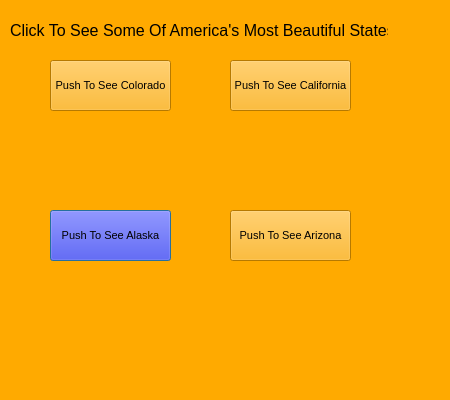
<?xml version="1.0" encoding="UTF-8"?>
<ui version="4.0">
 <class>Dialog</class>
 <widget class="QDialog" name="Dialog">
  <property name="geometry">
   <rect>
    <x>0</x>
    <y>0</y>
    <width>450</width>
    <height>400</height>
   </rect>
  </property>
  <property name="palette">
   <palette>
    <active>
     <colorrole role="WindowText">
      <brush brushstyle="SolidPattern">
       <color alpha="255">
        <red>0</red>
        <green>0</green>
        <blue>0</blue>
       </color>
      </brush>
     </colorrole>
     <colorrole role="Button">
      <brush brushstyle="SolidPattern">
       <color alpha="255">
        <red>255</red>
        <green>170</green>
        <blue>0</blue>
       </color>
      </brush>
     </colorrole>
     <colorrole role="Light">
      <brush brushstyle="SolidPattern">
       <color alpha="255">
        <red>255</red>
        <green>213</green>
        <blue>127</blue>
       </color>
      </brush>
     </colorrole>
     <colorrole role="Midlight">
      <brush brushstyle="SolidPattern">
       <color alpha="255">
        <red>255</red>
        <green>191</green>
        <blue>63</blue>
       </color>
      </brush>
     </colorrole>
     <colorrole role="Dark">
      <brush brushstyle="SolidPattern">
       <color alpha="255">
        <red>127</red>
        <green>85</green>
        <blue>0</blue>
       </color>
      </brush>
     </colorrole>
     <colorrole role="Mid">
      <brush brushstyle="SolidPattern">
       <color alpha="255">
        <red>170</red>
        <green>113</green>
        <blue>0</blue>
       </color>
      </brush>
     </colorrole>
     <colorrole role="Text">
      <brush brushstyle="SolidPattern">
       <color alpha="255">
        <red>0</red>
        <green>0</green>
        <blue>0</blue>
       </color>
      </brush>
     </colorrole>
     <colorrole role="BrightText">
      <brush brushstyle="SolidPattern">
       <color alpha="255">
        <red>255</red>
        <green>255</green>
        <blue>255</blue>
       </color>
      </brush>
     </colorrole>
     <colorrole role="ButtonText">
      <brush brushstyle="SolidPattern">
       <color alpha="255">
        <red>0</red>
        <green>0</green>
        <blue>0</blue>
       </color>
      </brush>
     </colorrole>
     <colorrole role="Base">
      <brush brushstyle="SolidPattern">
       <color alpha="255">
        <red>255</red>
        <green>255</green>
        <blue>255</blue>
       </color>
      </brush>
     </colorrole>
     <colorrole role="Window">
      <brush brushstyle="SolidPattern">
       <color alpha="255">
        <red>255</red>
        <green>170</green>
        <blue>0</blue>
       </color>
      </brush>
     </colorrole>
     <colorrole role="Shadow">
      <brush brushstyle="SolidPattern">
       <color alpha="255">
        <red>0</red>
        <green>0</green>
        <blue>0</blue>
       </color>
      </brush>
     </colorrole>
     <colorrole role="AlternateBase">
      <brush brushstyle="SolidPattern">
       <color alpha="255">
        <red>255</red>
        <green>212</green>
        <blue>127</blue>
       </color>
      </brush>
     </colorrole>
     <colorrole role="ToolTipBase">
      <brush brushstyle="SolidPattern">
       <color alpha="255">
        <red>255</red>
        <green>255</green>
        <blue>220</blue>
       </color>
      </brush>
     </colorrole>
     <colorrole role="ToolTipText">
      <brush brushstyle="SolidPattern">
       <color alpha="255">
        <red>0</red>
        <green>0</green>
        <blue>0</blue>
       </color>
      </brush>
     </colorrole>
     <colorrole role="PlaceholderText">
      <brush brushstyle="SolidPattern">
       <color alpha="128">
        <red>0</red>
        <green>0</green>
        <blue>0</blue>
       </color>
      </brush>
     </colorrole>
    </active>
    <inactive>
     <colorrole role="WindowText">
      <brush brushstyle="SolidPattern">
       <color alpha="255">
        <red>0</red>
        <green>0</green>
        <blue>0</blue>
       </color>
      </brush>
     </colorrole>
     <colorrole role="Button">
      <brush brushstyle="SolidPattern">
       <color alpha="255">
        <red>255</red>
        <green>170</green>
        <blue>0</blue>
       </color>
      </brush>
     </colorrole>
     <colorrole role="Light">
      <brush brushstyle="SolidPattern">
       <color alpha="255">
        <red>255</red>
        <green>213</green>
        <blue>127</blue>
       </color>
      </brush>
     </colorrole>
     <colorrole role="Midlight">
      <brush brushstyle="SolidPattern">
       <color alpha="255">
        <red>255</red>
        <green>191</green>
        <blue>63</blue>
       </color>
      </brush>
     </colorrole>
     <colorrole role="Dark">
      <brush brushstyle="SolidPattern">
       <color alpha="255">
        <red>127</red>
        <green>85</green>
        <blue>0</blue>
       </color>
      </brush>
     </colorrole>
     <colorrole role="Mid">
      <brush brushstyle="SolidPattern">
       <color alpha="255">
        <red>170</red>
        <green>113</green>
        <blue>0</blue>
       </color>
      </brush>
     </colorrole>
     <colorrole role="Text">
      <brush brushstyle="SolidPattern">
       <color alpha="255">
        <red>0</red>
        <green>0</green>
        <blue>0</blue>
       </color>
      </brush>
     </colorrole>
     <colorrole role="BrightText">
      <brush brushstyle="SolidPattern">
       <color alpha="255">
        <red>255</red>
        <green>255</green>
        <blue>255</blue>
       </color>
      </brush>
     </colorrole>
     <colorrole role="ButtonText">
      <brush brushstyle="SolidPattern">
       <color alpha="255">
        <red>0</red>
        <green>0</green>
        <blue>0</blue>
       </color>
      </brush>
     </colorrole>
     <colorrole role="Base">
      <brush brushstyle="SolidPattern">
       <color alpha="255">
        <red>255</red>
        <green>255</green>
        <blue>255</blue>
       </color>
      </brush>
     </colorrole>
     <colorrole role="Window">
      <brush brushstyle="SolidPattern">
       <color alpha="255">
        <red>255</red>
        <green>170</green>
        <blue>0</blue>
       </color>
      </brush>
     </colorrole>
     <colorrole role="Shadow">
      <brush brushstyle="SolidPattern">
       <color alpha="255">
        <red>0</red>
        <green>0</green>
        <blue>0</blue>
       </color>
      </brush>
     </colorrole>
     <colorrole role="AlternateBase">
      <brush brushstyle="SolidPattern">
       <color alpha="255">
        <red>255</red>
        <green>212</green>
        <blue>127</blue>
       </color>
      </brush>
     </colorrole>
     <colorrole role="ToolTipBase">
      <brush brushstyle="SolidPattern">
       <color alpha="255">
        <red>255</red>
        <green>255</green>
        <blue>220</blue>
       </color>
      </brush>
     </colorrole>
     <colorrole role="ToolTipText">
      <brush brushstyle="SolidPattern">
       <color alpha="255">
        <red>0</red>
        <green>0</green>
        <blue>0</blue>
       </color>
      </brush>
     </colorrole>
     <colorrole role="PlaceholderText">
      <brush brushstyle="SolidPattern">
       <color alpha="128">
        <red>0</red>
        <green>0</green>
        <blue>0</blue>
       </color>
      </brush>
     </colorrole>
    </inactive>
    <disabled>
     <colorrole role="WindowText">
      <brush brushstyle="SolidPattern">
       <color alpha="255">
        <red>127</red>
        <green>85</green>
        <blue>0</blue>
       </color>
      </brush>
     </colorrole>
     <colorrole role="Button">
      <brush brushstyle="SolidPattern">
       <color alpha="255">
        <red>255</red>
        <green>170</green>
        <blue>0</blue>
       </color>
      </brush>
     </colorrole>
     <colorrole role="Light">
      <brush brushstyle="SolidPattern">
       <color alpha="255">
        <red>255</red>
        <green>213</green>
        <blue>127</blue>
       </color>
      </brush>
     </colorrole>
     <colorrole role="Midlight">
      <brush brushstyle="SolidPattern">
       <color alpha="255">
        <red>255</red>
        <green>191</green>
        <blue>63</blue>
       </color>
      </brush>
     </colorrole>
     <colorrole role="Dark">
      <brush brushstyle="SolidPattern">
       <color alpha="255">
        <red>127</red>
        <green>85</green>
        <blue>0</blue>
       </color>
      </brush>
     </colorrole>
     <colorrole role="Mid">
      <brush brushstyle="SolidPattern">
       <color alpha="255">
        <red>170</red>
        <green>113</green>
        <blue>0</blue>
       </color>
      </brush>
     </colorrole>
     <colorrole role="Text">
      <brush brushstyle="SolidPattern">
       <color alpha="255">
        <red>127</red>
        <green>85</green>
        <blue>0</blue>
       </color>
      </brush>
     </colorrole>
     <colorrole role="BrightText">
      <brush brushstyle="SolidPattern">
       <color alpha="255">
        <red>255</red>
        <green>255</green>
        <blue>255</blue>
       </color>
      </brush>
     </colorrole>
     <colorrole role="ButtonText">
      <brush brushstyle="SolidPattern">
       <color alpha="255">
        <red>127</red>
        <green>85</green>
        <blue>0</blue>
       </color>
      </brush>
     </colorrole>
     <colorrole role="Base">
      <brush brushstyle="SolidPattern">
       <color alpha="255">
        <red>255</red>
        <green>170</green>
        <blue>0</blue>
       </color>
      </brush>
     </colorrole>
     <colorrole role="Window">
      <brush brushstyle="SolidPattern">
       <color alpha="255">
        <red>255</red>
        <green>170</green>
        <blue>0</blue>
       </color>
      </brush>
     </colorrole>
     <colorrole role="Shadow">
      <brush brushstyle="SolidPattern">
       <color alpha="255">
        <red>0</red>
        <green>0</green>
        <blue>0</blue>
       </color>
      </brush>
     </colorrole>
     <colorrole role="AlternateBase">
      <brush brushstyle="SolidPattern">
       <color alpha="255">
        <red>255</red>
        <green>170</green>
        <blue>0</blue>
       </color>
      </brush>
     </colorrole>
     <colorrole role="ToolTipBase">
      <brush brushstyle="SolidPattern">
       <color alpha="255">
        <red>255</red>
        <green>255</green>
        <blue>220</blue>
       </color>
      </brush>
     </colorrole>
     <colorrole role="ToolTipText">
      <brush brushstyle="SolidPattern">
       <color alpha="255">
        <red>0</red>
        <green>0</green>
        <blue>0</blue>
       </color>
      </brush>
     </colorrole>
     <colorrole role="PlaceholderText">
      <brush brushstyle="SolidPattern">
       <color alpha="128">
        <red>0</red>
        <green>0</green>
        <blue>0</blue>
       </color>
      </brush>
     </colorrole>
    </disabled>
   </palette>
  </property>
  <property name="font">
   <font>
    <pointsize>8</pointsize>
   </font>
  </property>
  <property name="windowTitle">
   <string>Dialog</string>
  </property>
  <widget class="QPushButton" name="AlaskaButton">
   <property name="geometry">
    <rect>
     <x>50</x>
     <y>210</y>
     <width>121</width>
     <height>51</height>
    </rect>
   </property>
   <property name="palette">
    <palette>
     <active>
      <colorrole role="WindowText">
       <brush brushstyle="SolidPattern">
        <color alpha="255">
         <red>0</red>
         <green>0</green>
         <blue>0</blue>
        </color>
       </brush>
      </colorrole>
      <colorrole role="Button">
       <brush brushstyle="SolidPattern">
        <color alpha="255">
         <red>0</red>
         <green>0</green>
         <blue>255</blue>
        </color>
       </brush>
      </colorrole>
      <colorrole role="Light">
       <brush brushstyle="SolidPattern">
        <color alpha="255">
         <red>127</red>
         <green>127</green>
         <blue>255</blue>
        </color>
       </brush>
      </colorrole>
      <colorrole role="Midlight">
       <brush brushstyle="SolidPattern">
        <color alpha="255">
         <red>63</red>
         <green>63</green>
         <blue>255</blue>
        </color>
       </brush>
      </colorrole>
      <colorrole role="Dark">
       <brush brushstyle="SolidPattern">
        <color alpha="255">
         <red>0</red>
         <green>0</green>
         <blue>127</blue>
        </color>
       </brush>
      </colorrole>
      <colorrole role="Mid">
       <brush brushstyle="SolidPattern">
        <color alpha="255">
         <red>0</red>
         <green>0</green>
         <blue>170</blue>
        </color>
       </brush>
      </colorrole>
      <colorrole role="Text">
       <brush brushstyle="SolidPattern">
        <color alpha="255">
         <red>0</red>
         <green>0</green>
         <blue>0</blue>
        </color>
       </brush>
      </colorrole>
      <colorrole role="BrightText">
       <brush brushstyle="SolidPattern">
        <color alpha="255">
         <red>255</red>
         <green>255</green>
         <blue>255</blue>
        </color>
       </brush>
      </colorrole>
      <colorrole role="ButtonText">
       <brush brushstyle="SolidPattern">
        <color alpha="255">
         <red>0</red>
         <green>0</green>
         <blue>0</blue>
        </color>
       </brush>
      </colorrole>
      <colorrole role="Base">
       <brush brushstyle="SolidPattern">
        <color alpha="255">
         <red>255</red>
         <green>255</green>
         <blue>255</blue>
        </color>
       </brush>
      </colorrole>
      <colorrole role="Window">
       <brush brushstyle="SolidPattern">
        <color alpha="255">
         <red>0</red>
         <green>0</green>
         <blue>255</blue>
        </color>
       </brush>
      </colorrole>
      <colorrole role="Shadow">
       <brush brushstyle="SolidPattern">
        <color alpha="255">
         <red>0</red>
         <green>0</green>
         <blue>0</blue>
        </color>
       </brush>
      </colorrole>
      <colorrole role="AlternateBase">
       <brush brushstyle="SolidPattern">
        <color alpha="255">
         <red>127</red>
         <green>127</green>
         <blue>255</blue>
        </color>
       </brush>
      </colorrole>
      <colorrole role="ToolTipBase">
       <brush brushstyle="SolidPattern">
        <color alpha="255">
         <red>255</red>
         <green>255</green>
         <blue>220</blue>
        </color>
       </brush>
      </colorrole>
      <colorrole role="ToolTipText">
       <brush brushstyle="SolidPattern">
        <color alpha="255">
         <red>0</red>
         <green>0</green>
         <blue>0</blue>
        </color>
       </brush>
      </colorrole>
      <colorrole role="PlaceholderText">
       <brush brushstyle="SolidPattern">
        <color alpha="128">
         <red>0</red>
         <green>0</green>
         <blue>0</blue>
        </color>
       </brush>
      </colorrole>
     </active>
     <inactive>
      <colorrole role="WindowText">
       <brush brushstyle="SolidPattern">
        <color alpha="255">
         <red>0</red>
         <green>0</green>
         <blue>0</blue>
        </color>
       </brush>
      </colorrole>
      <colorrole role="Button">
       <brush brushstyle="SolidPattern">
        <color alpha="255">
         <red>0</red>
         <green>0</green>
         <blue>255</blue>
        </color>
       </brush>
      </colorrole>
      <colorrole role="Light">
       <brush brushstyle="SolidPattern">
        <color alpha="255">
         <red>127</red>
         <green>127</green>
         <blue>255</blue>
        </color>
       </brush>
      </colorrole>
      <colorrole role="Midlight">
       <brush brushstyle="SolidPattern">
        <color alpha="255">
         <red>63</red>
         <green>63</green>
         <blue>255</blue>
        </color>
       </brush>
      </colorrole>
      <colorrole role="Dark">
       <brush brushstyle="SolidPattern">
        <color alpha="255">
         <red>0</red>
         <green>0</green>
         <blue>127</blue>
        </color>
       </brush>
      </colorrole>
      <colorrole role="Mid">
       <brush brushstyle="SolidPattern">
        <color alpha="255">
         <red>0</red>
         <green>0</green>
         <blue>170</blue>
        </color>
       </brush>
      </colorrole>
      <colorrole role="Text">
       <brush brushstyle="SolidPattern">
        <color alpha="255">
         <red>0</red>
         <green>0</green>
         <blue>0</blue>
        </color>
       </brush>
      </colorrole>
      <colorrole role="BrightText">
       <brush brushstyle="SolidPattern">
        <color alpha="255">
         <red>255</red>
         <green>255</green>
         <blue>255</blue>
        </color>
       </brush>
      </colorrole>
      <colorrole role="ButtonText">
       <brush brushstyle="SolidPattern">
        <color alpha="255">
         <red>0</red>
         <green>0</green>
         <blue>0</blue>
        </color>
       </brush>
      </colorrole>
      <colorrole role="Base">
       <brush brushstyle="SolidPattern">
        <color alpha="255">
         <red>255</red>
         <green>255</green>
         <blue>255</blue>
        </color>
       </brush>
      </colorrole>
      <colorrole role="Window">
       <brush brushstyle="SolidPattern">
        <color alpha="255">
         <red>0</red>
         <green>0</green>
         <blue>255</blue>
        </color>
       </brush>
      </colorrole>
      <colorrole role="Shadow">
       <brush brushstyle="SolidPattern">
        <color alpha="255">
         <red>0</red>
         <green>0</green>
         <blue>0</blue>
        </color>
       </brush>
      </colorrole>
      <colorrole role="AlternateBase">
       <brush brushstyle="SolidPattern">
        <color alpha="255">
         <red>127</red>
         <green>127</green>
         <blue>255</blue>
        </color>
       </brush>
      </colorrole>
      <colorrole role="ToolTipBase">
       <brush brushstyle="SolidPattern">
        <color alpha="255">
         <red>255</red>
         <green>255</green>
         <blue>220</blue>
        </color>
       </brush>
      </colorrole>
      <colorrole role="ToolTipText">
       <brush brushstyle="SolidPattern">
        <color alpha="255">
         <red>0</red>
         <green>0</green>
         <blue>0</blue>
        </color>
       </brush>
      </colorrole>
      <colorrole role="PlaceholderText">
       <brush brushstyle="SolidPattern">
        <color alpha="128">
         <red>0</red>
         <green>0</green>
         <blue>0</blue>
        </color>
       </brush>
      </colorrole>
     </inactive>
     <disabled>
      <colorrole role="WindowText">
       <brush brushstyle="SolidPattern">
        <color alpha="255">
         <red>0</red>
         <green>0</green>
         <blue>127</blue>
        </color>
       </brush>
      </colorrole>
      <colorrole role="Button">
       <brush brushstyle="SolidPattern">
        <color alpha="255">
         <red>0</red>
         <green>0</green>
         <blue>255</blue>
        </color>
       </brush>
      </colorrole>
      <colorrole role="Light">
       <brush brushstyle="SolidPattern">
        <color alpha="255">
         <red>127</red>
         <green>127</green>
         <blue>255</blue>
        </color>
       </brush>
      </colorrole>
      <colorrole role="Midlight">
       <brush brushstyle="SolidPattern">
        <color alpha="255">
         <red>63</red>
         <green>63</green>
         <blue>255</blue>
        </color>
       </brush>
      </colorrole>
      <colorrole role="Dark">
       <brush brushstyle="SolidPattern">
        <color alpha="255">
         <red>0</red>
         <green>0</green>
         <blue>127</blue>
        </color>
       </brush>
      </colorrole>
      <colorrole role="Mid">
       <brush brushstyle="SolidPattern">
        <color alpha="255">
         <red>0</red>
         <green>0</green>
         <blue>170</blue>
        </color>
       </brush>
      </colorrole>
      <colorrole role="Text">
       <brush brushstyle="SolidPattern">
        <color alpha="255">
         <red>0</red>
         <green>0</green>
         <blue>127</blue>
        </color>
       </brush>
      </colorrole>
      <colorrole role="BrightText">
       <brush brushstyle="SolidPattern">
        <color alpha="255">
         <red>255</red>
         <green>255</green>
         <blue>255</blue>
        </color>
       </brush>
      </colorrole>
      <colorrole role="ButtonText">
       <brush brushstyle="SolidPattern">
        <color alpha="255">
         <red>0</red>
         <green>0</green>
         <blue>127</blue>
        </color>
       </brush>
      </colorrole>
      <colorrole role="Base">
       <brush brushstyle="SolidPattern">
        <color alpha="255">
         <red>0</red>
         <green>0</green>
         <blue>255</blue>
        </color>
       </brush>
      </colorrole>
      <colorrole role="Window">
       <brush brushstyle="SolidPattern">
        <color alpha="255">
         <red>0</red>
         <green>0</green>
         <blue>255</blue>
        </color>
       </brush>
      </colorrole>
      <colorrole role="Shadow">
       <brush brushstyle="SolidPattern">
        <color alpha="255">
         <red>0</red>
         <green>0</green>
         <blue>0</blue>
        </color>
       </brush>
      </colorrole>
      <colorrole role="AlternateBase">
       <brush brushstyle="SolidPattern">
        <color alpha="255">
         <red>0</red>
         <green>0</green>
         <blue>255</blue>
        </color>
       </brush>
      </colorrole>
      <colorrole role="ToolTipBase">
       <brush brushstyle="SolidPattern">
        <color alpha="255">
         <red>255</red>
         <green>255</green>
         <blue>220</blue>
        </color>
       </brush>
      </colorrole>
      <colorrole role="ToolTipText">
       <brush brushstyle="SolidPattern">
        <color alpha="255">
         <red>0</red>
         <green>0</green>
         <blue>0</blue>
        </color>
       </brush>
      </colorrole>
      <colorrole role="PlaceholderText">
       <brush brushstyle="SolidPattern">
        <color alpha="128">
         <red>0</red>
         <green>0</green>
         <blue>0</blue>
        </color>
       </brush>
      </colorrole>
     </disabled>
    </palette>
   </property>
   <property name="font">
    <font>
     <pointsize>8</pointsize>
    </font>
   </property>
   <property name="text">
    <string>Push To See Alaska</string>
   </property>
  </widget>
  <widget class="QPushButton" name="ArizonaButton">
   <property name="geometry">
    <rect>
     <x>230</x>
     <y>210</y>
     <width>121</width>
     <height>51</height>
    </rect>
   </property>
   <property name="font">
    <font>
     <pointsize>8</pointsize>
    </font>
   </property>
   <property name="text">
    <string>Push To See Arizona</string>
   </property>
  </widget>
  <widget class="QPushButton" name="ColoradoButton">
   <property name="geometry">
    <rect>
     <x>50</x>
     <y>60</y>
     <width>121</width>
     <height>51</height>
    </rect>
   </property>
   <property name="font">
    <font>
     <pointsize>8</pointsize>
    </font>
   </property>
   <property name="text">
    <string>Push To See Colorado</string>
   </property>
  </widget>
  <widget class="QPushButton" name="CaliforniaButton">
   <property name="geometry">
    <rect>
     <x>230</x>
     <y>60</y>
     <width>121</width>
     <height>51</height>
    </rect>
   </property>
   <property name="font">
    <font>
     <pointsize>8</pointsize>
    </font>
   </property>
   <property name="text">
    <string>Push To See California</string>
   </property>
  </widget>
  <widget class="QLabel" name="TitleLabel">
   <property name="geometry">
    <rect>
     <x>10</x>
     <y>20</y>
     <width>378</width>
     <height>20</height>
    </rect>
   </property>
   <property name="font">
    <font>
     <pointsize>12</pointsize>
    </font>
   </property>
   <property name="text">
    <string>Click To See Some Of America's Most Beautiful States</string>
   </property>
  </widget>
  <widget class="QLabel" name="ColoradoPicture">
   <property name="geometry">
    <rect>
     <x>50</x>
     <y>110</y>
     <width>121</width>
     <height>81</height>
    </rect>
   </property>
   <property name="text">
    <string/>
   </property>
   <property name="pixmap">
    <pixmap>basic.png</pixmap>
   </property>
   <property name="scaledContents">
    <bool>true</bool>
   </property>
  </widget>
  <widget class="QLabel" name="CaliforniaPicture">
   <property name="geometry">
    <rect>
     <x>230</x>
     <y>120</y>
     <width>121</width>
     <height>81</height>
    </rect>
   </property>
   <property name="text">
    <string/>
   </property>
   <property name="pixmap">
    <pixmap>basic.png</pixmap>
   </property>
   <property name="scaledContents">
    <bool>true</bool>
   </property>
  </widget>
  <widget class="QLabel" name="ArizonaPicture">
   <property name="geometry">
    <rect>
     <x>220</x>
     <y>270</y>
     <width>121</width>
     <height>81</height>
    </rect>
   </property>
   <property name="text">
    <string/>
   </property>
   <property name="pixmap">
    <pixmap>basic.png</pixmap>
   </property>
   <property name="scaledContents">
    <bool>true</bool>
   </property>
  </widget>
  <widget class="QLabel" name="AlaskaPicture">
   <property name="geometry">
    <rect>
     <x>50</x>
     <y>270</y>
     <width>121</width>
     <height>81</height>
    </rect>
   </property>
   <property name="text">
    <string/>
   </property>
   <property name="pixmap">
    <pixmap>basic.png</pixmap>
   </property>
   <property name="scaledContents">
    <bool>true</bool>
   </property>
  </widget>
  <zorder>ArizonaPicture</zorder>
  <zorder>AlaskaPicture</zorder>
  <zorder>ColoradoPicture</zorder>
  <zorder>CaliforniaPicture</zorder>
  <zorder>AlaskaButton</zorder>
  <zorder>ArizonaButton</zorder>
  <zorder>ColoradoButton</zorder>
  <zorder>CaliforniaButton</zorder>
  <zorder>TitleLabel</zorder>
 </widget>
 <resources/>
 <connections/>
</ui>
